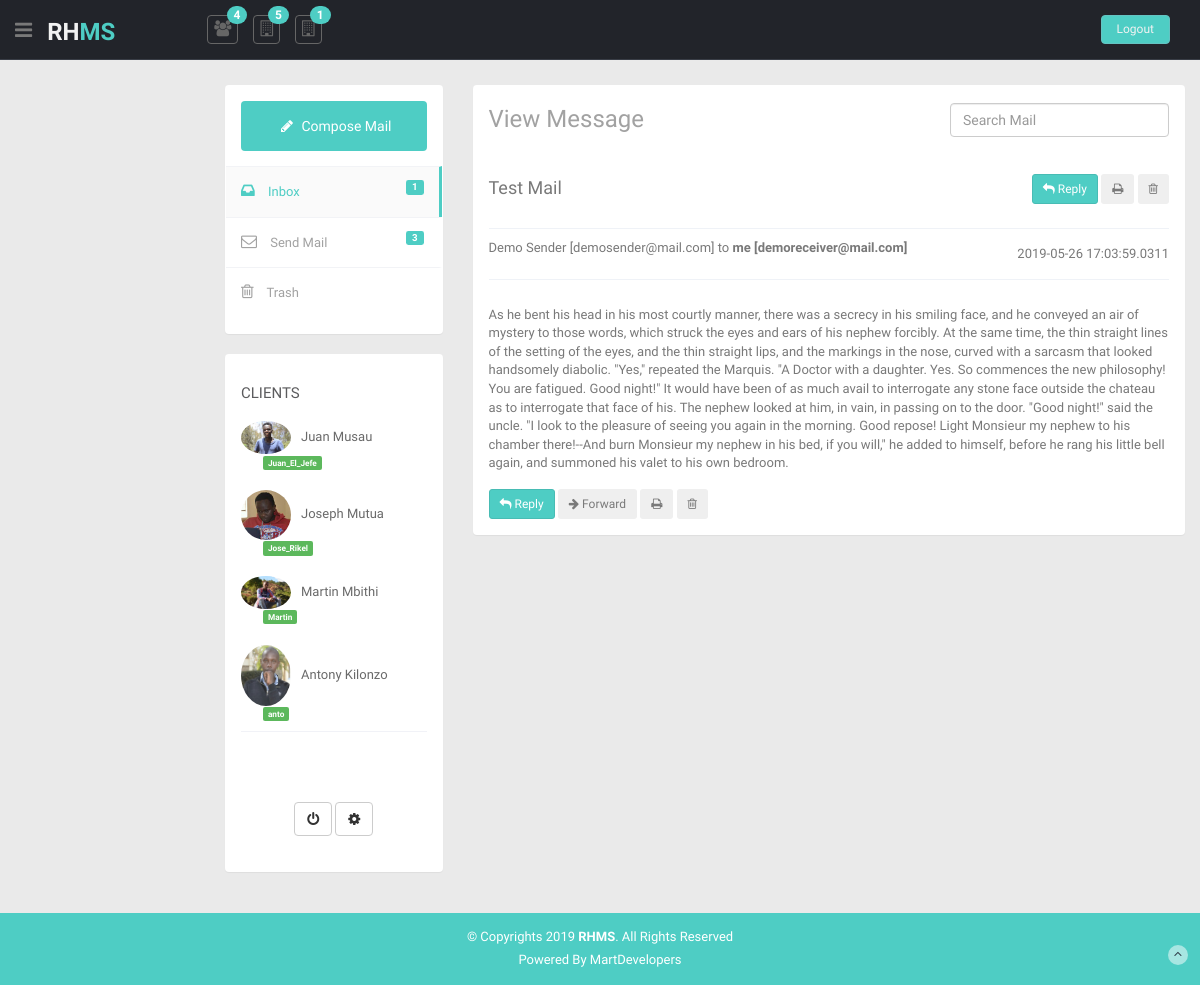
Screenshot of /admin/admin-mail-view.php?id=1 (signed in) with the database file from the repository.
### tables this page shows
CREATE TABLE `client` (
  `id` int(200) NOT NULL,
  `fname` varchar(200) NOT NULL,
  `mname` varchar(200) NOT NULL,
  `lname` varchar(2000) NOT NULL,
  `national_id` varchar(200) NOT NULL,
  `age` varchar(200) NOT NULL,
  `phoneno` varchar(2000) NOT NULL,
  `email` varchar(200) NOT NULL,
  `address` text NOT NULL,
  `bio` text NOT NULL,
  `username` varchar(2000) NOT NULL,
  `password` varchar(2000) NOT NULL,
  `pic` varchar(2000) NOT NULL,
  `housetype` varchar(200) NOT NULL,
  `debitrent` varchar(200) NOT NULL,
  `creditrent` varchar(200) NOT NULL,
  `pendingrent` varchar(200) NOT NULL,
  `hselocation` varchar(200) NOT NULL,
  `land_lord_phone` varchar(200) NOT NULL,
  `mpesacode` varchar(200) NOT NULL,
  `datepaid` datetime(4) NOT NULL DEFAULT '0000-00-00 00:00:00.0000' ON UPDATE CURRENT_TIMESTAMP(4),
  `date_rent` varchar(20) NOT NULL,
  `month_rent` varchar(20) NOT NULL,
  `year_rent` varchar(20) NOT NULL
);

CREATE TABLE `mail` (
  `id` int(200) NOT NULL,
  `sender` varchar(2000) NOT NULL,
  `sendermail` varchar(200) NOT NULL,
  `receiver` varchar(2000) NOT NULL,
  `receivermail` varchar(200) NOT NULL,
  `title` mediumtext NOT NULL,
  `content` text NOT NULL,
  `status` varchar(2000) NOT NULL,
  `tsend` timestamp(4) NOT NULL DEFAULT CURRENT_TIMESTAMP(4) ON UPDATE CURRENT_TIMESTAMP(4)
);

### admin/admin-mail-view.php (the view, shortened to what this page needs)
<?php
include('includes/config.php');
?>
<?php include("includes/head.php")?>
<body>
  <section id="container">
    <?php include("includes/header.php")?>
    <section id="main-content">
      <section class="wrapper">
        <div class="row mt">
          <div class="col-sm-3">
          <section class="panel">
           <div class="panel-body">
             <a href="admin-mail-compose.php" class="btn btn-compose">
               <i class="fa fa-pencil"></i>  Compose Mail
               </a>
               <?php
$result ="SELECT count(*) FROM mail where status = 'inbox' ";
$stmt = $mysqli->prepare($result);
$stmt->execute();
$stmt->bind_result($inbox);
?>
<?php
$result ="SELECT count(*) FROM mail where status = 'send' ";
$stmt = $mysqli->prepare($result);
$stmt->execute();
$stmt->bind_result($send);
?>
             <ul class="nav nav-pills nav-stacked mail-nav">
               <li class="active"><a href="admin-mail.php"> <i class="fa fa-inbox"></i> Inbox  <span class="label label-theme pull-right inbox-notification"><?php echo $inbox;?></span></a></li>
               <li><a href="admin-sent-mail.php"> <i class="fa fa-envelope-o"></i> Send Mail <span class="label label-theme pull-right inbox-notification"><?php echo $send;?></span> </a></li>
               <li><a href="#"> <i class="fa fa-trash-o"></i> Trash</a></li>
             </ul>
           </div>
         </section>
            <section class="panel">
              <div class="panel-body">
              <ul class="nav nav-pills nav-stacked labels-info ">
                  <li>
                    <h4>Clients</h4>
                  </li>
                  <?php
                   $ret="SELECT * FROM client ";
                    $stmt= $mysqli->prepare($ret) ;
                    $stmt->execute() ;
                    $res=$stmt->get_result();
                    $cnt=1;
                    while($row=$res->fetch_object())
                    	  {
                    	  	?>
                  <li>
                    <a>
                        <img src="../client/img/profile_pic/<?php echo $row->pic;?>" class="img-circle" width="50"><?php echo $row->fname;?> <?php echo $row->lname;?>
                        <p><span class="label label-success"><?php echo $row->username;?></span></p>
                      </a>
                  </li>
                  <?php $cnt=$cnt+1; } ?>
                </ul>
                <div class="inbox-body text-center inbox-action">
                  <div class="btn-group">
                    <a class="btn mini btn-default" href="javascript:;">
                      <i class="fa fa-power-off"></i>
                      </a>
                  </div>
                  <div class="btn-group">
                    <a class="btn mini btn-default" href="javascript:;">
                      <i class="fa fa-cog"></i>
                      </a>
                  </div>
                </div>
              </div>
            </section>
          </div>
          <?php
	$id=$_GET['id'];
	$ret="select * from mail where id=?";
	$stmt= $mysqli->prepare($ret) ;
	 $stmt->bind_param('i',$id);
	 $stmt->execute() ;
	 $res=$stmt->get_result();
	   while($row=$res->fetch_object())
	  {
	  	?>
          <div class="col-sm-9">
            <section class="panel">
              <header class="panel-heading wht-bg">
                <h4 class="gen-case">
                    View Message
                    <form action="#" class="pull-right mail-src-position">
                      <div class="input-append">
                        <input type="text" class="form-control " placeholder="Search Mail">
                      </div>
                    </form>
                  </h4>
              </header>
              <div class="panel-body ">
                <div class="mail-header row">
                  <div class="col-md-8">
                    <h4 class="pull-left"><?php echo $row->title;?></h4>
                  </div>
                  <div class="col-md-4">
                    <div class="compose-btn pull-right">
                      <a href="admin-mail-compose.php?id=<?php echo $row->id;?>" class="btn btn-sm btn-theme"><i class="fa fa-reply"></i> Reply</a>
                      <button class="btn  btn-sm tooltips" data-original-title="Print" type="button" data-toggle="tooltip" data-placement="top" title=""><i class="fa fa-print"></i> </button>
                      <button class="btn btn-sm tooltips" data-original-title="Trash" data-toggle="tooltip" data-placement="top" title=""><i class="fa fa-trash-o"></i></button>
                    </div>
                  </div>
                </div>
                <div class="mail-sender">
                  <div class="row">
                    <div class="col-md-8">
                      <?php echo $row->sender;?>
                      <span>[<?php echo $row->sendermail;?>]</span> to
                      <strong>me [<?php echo $row->receivermail;?>]</strong>
                    </div>
                    <div class="col-md-4">
                      <p class="date"><?php echo $row->tsend;?></p>
                    </div>
                  </div>
                </div>
                <div class="view-mail">
                  <p><?php echo $row->content;?></p>
                </div>
                <div class="compose-btn pull-left">
                <a href="admin-mail-compose.php?id=<?php echo $row->id;?>" class="btn btn-sm btn-theme"><i class="fa fa-reply"></i> Reply</a>
                  <button class="btn btn-sm "><i class="fa fa-arrow-right"></i> Forward</button>
                  <button class="btn  btn-sm tooltips" data-original-title="Print" type="button" data-toggle="tooltip" data-placement="top" title=""><i class="fa fa-print"></i> </button>
                  <button class="btn btn-sm tooltips" data-original-title="Trash" data-toggle="tooltip" data-placement="top" title=""><i class="fa fa-trash-o"></i></button>
                </div>
              </div>
            </section>
          </div>
        </div>
        <?}?>
      </section>
    </section>
  <?php include('includes/footer.php')?>
  </section>
</body>
</html>

### admin/css/style.css (style rules this page uses)
body { color: #797979; background: #eaeaea; font-family: 'Ruda', sans-serif; padding: 0px !important; margin: 0px !important; font-size:13px; }
ul li { list-style: none; }
a, a:hover, a:focus { text-decoration: none; outline: none; }
#container { width: 100%; height: 100%; }
.btn-theme { color: #fff; background-color: #4ECDC4; border-color: #48bcb4; }
.mt { margin-top: 25px; }
.label-theme { background-color: #4ECDC4; }
#main-content { margin-left: 210px; }
.wrapper { display: inline-block; margin-top: 60px; padding-left: 15px; padding-right: 15px; padding-bottom: 15px; padding-top: 0px; width: 100%; }
.mail-nav { margin:15px -15px 0 -15px; }
.mail-nav li a { border-radius:0; -webkit-border-radius:0; border-top:1px solid #f2f3f6; padding:15px; border-right:3px solid rgba(0,0,0,0); color: #a2a2a2; }
.mail-nav>li.active>a,.mail-nav>li.active>a:hover,.mail-nav>li.active>a:focus { background:#fafafa; color:#4ECDC4; border-right:3px solid #4ECDC4; }
.mail-nav>li+li { margin-left:0; margin-top:0px; }
.mail-nav i { font-size:16px; margin-right:10px; }
.inbox-notification { margin-top:-2px; }
.inbox-body { padding:20px; }
.btn-compose { background:#4ECDC4; padding:12px 0; text-align:center; width:100%; color:#fff; }
.btn-compose i { padding: 5px; }
.inbox-action { margin-top:50px; }
.mail-src-position { margin-top:-3px; }
ul.labels-info { border-bottom:1px solid #f1f2f7; margin-bottom:10px; }
ul.labels-info li h4 { padding-top:5px; color:#5c5c5e; font-size:15px; text-transform:uppercase; }
ul.labels-info li { margin:0; }
ul.labels-info li a { color:#6a6a6a; border-radius:0; padding-left:0; padding-right:0; }
ul.labels-info li img { margin-right:10px; }
.nav.nav-pills.nav-stacked.labels-info p { margin-bottom:0; padding:0 22px; color:#9d9f9e; font-size:11px; }
.wht-bg { background:#fff; }
.wht-bg h4 { font-size:24px; color:#a2a2a2; font-weight:300; }
.compose-btn { float: left; margin-top: 6px; }
.mail-header h4 { font-weight: 300; }
.mail-sender, .attachment-mail { width: 100%; display: inline-block; margin: 20px 0; border-top:1px solid #EFF2F7 ; border-bottom:1px solid #EFF2F7 ; padding: 10px 0; }
.mail-sender .date { line-height: 30px; margin-bottom: 0; text-align: right; }

### rows the page displays
client: pic (picture), fname "Juan", lname "Musau", username "Juan_El_Jefe"
client: pic (picture), fname "Joseph", lname "Mutua", username "Jose_Rikel"
client: pic (picture), fname "Martin", lname "Mbithi", username "Martin"
client: pic (picture), fname "Antony", lname "Kilonzo", username "anto"
mail: title "Test Mail", sender "Demo Sender", sendermail "demosender@mail.com", receivermail "demoreceiver@mail.com", tsend "2019-05-26 17:03:59.0311", content "As he bent his head in his most courtly manner, there was a secrecy in his smiling face, and he conveyed an air of mystery to those words, which struck the eyes and ears of his nephew forcibly. At the same time, the thin straight lines of the setting of the eyes, and the thin straight lips, and the markings in the nose, curved with a sarcasm that looked handsomely diabolic. \"Yes,\" repeated the Marquis. \"A Doctor with a daughter. Yes. So commences the new philosophy! You are fatigued. Good night!\" It would have been of as much avail to interrogate any stone face outside the chateau as to interrogate that face of his. The nephew looked at him, in vain, in passing on to the door. \"Good night!\"…"

### other values shown
$count "4"
$count "5"
$vacant "1"
$inbox "1"
$send "3"
date ("Y") "2019"
